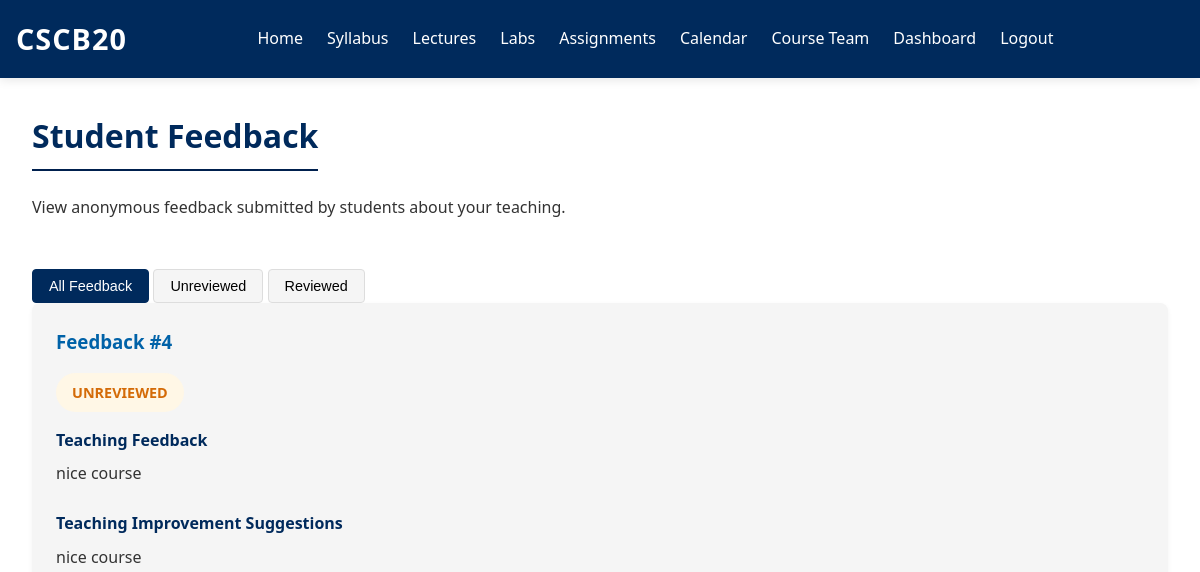
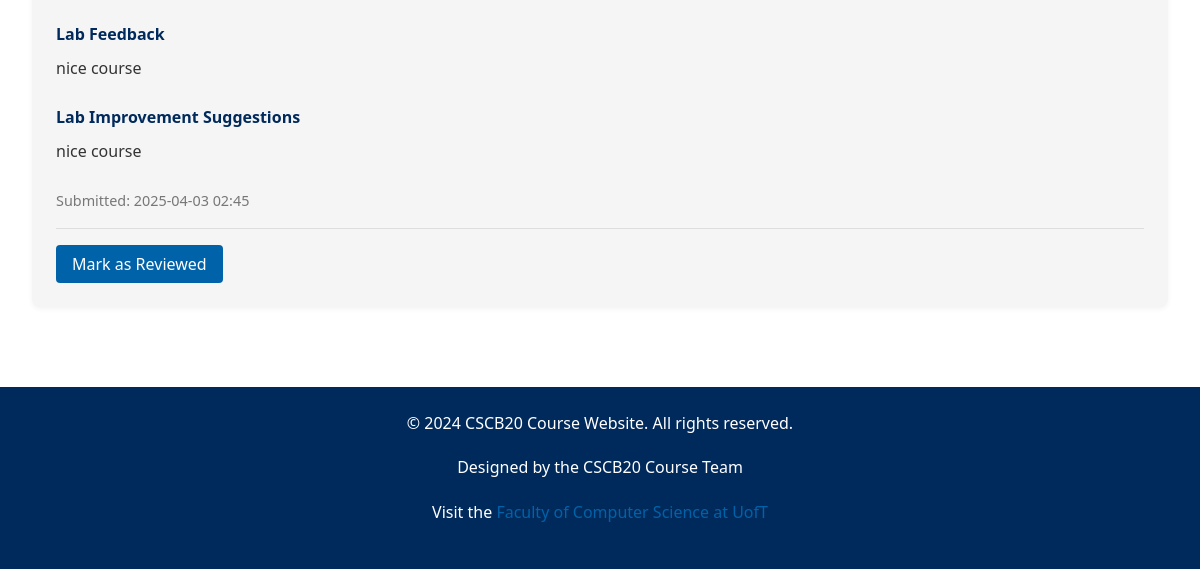
Before: /instructor/view-feedback (signed in) with the older database file (2 pictures, top to bottom).
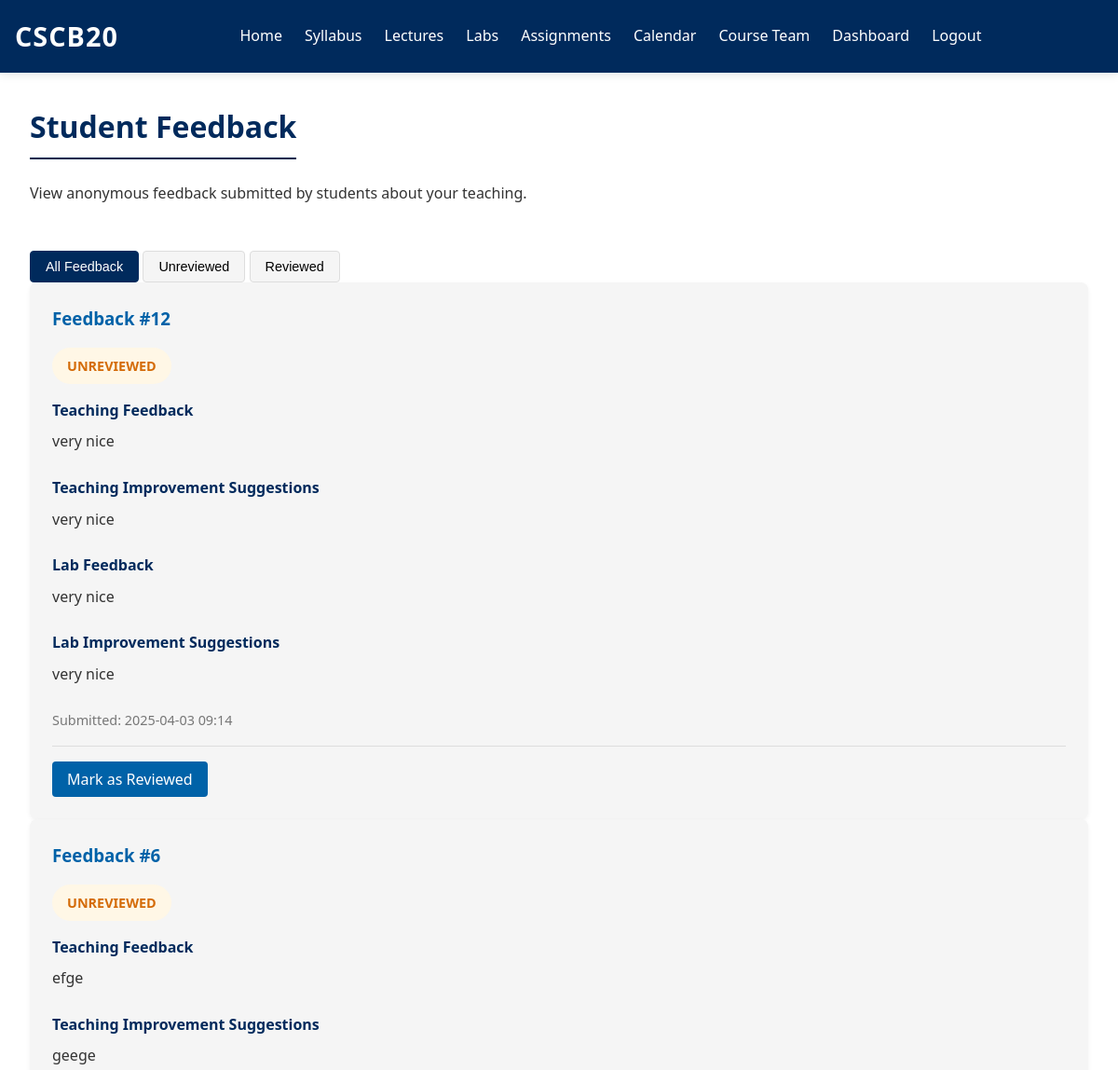
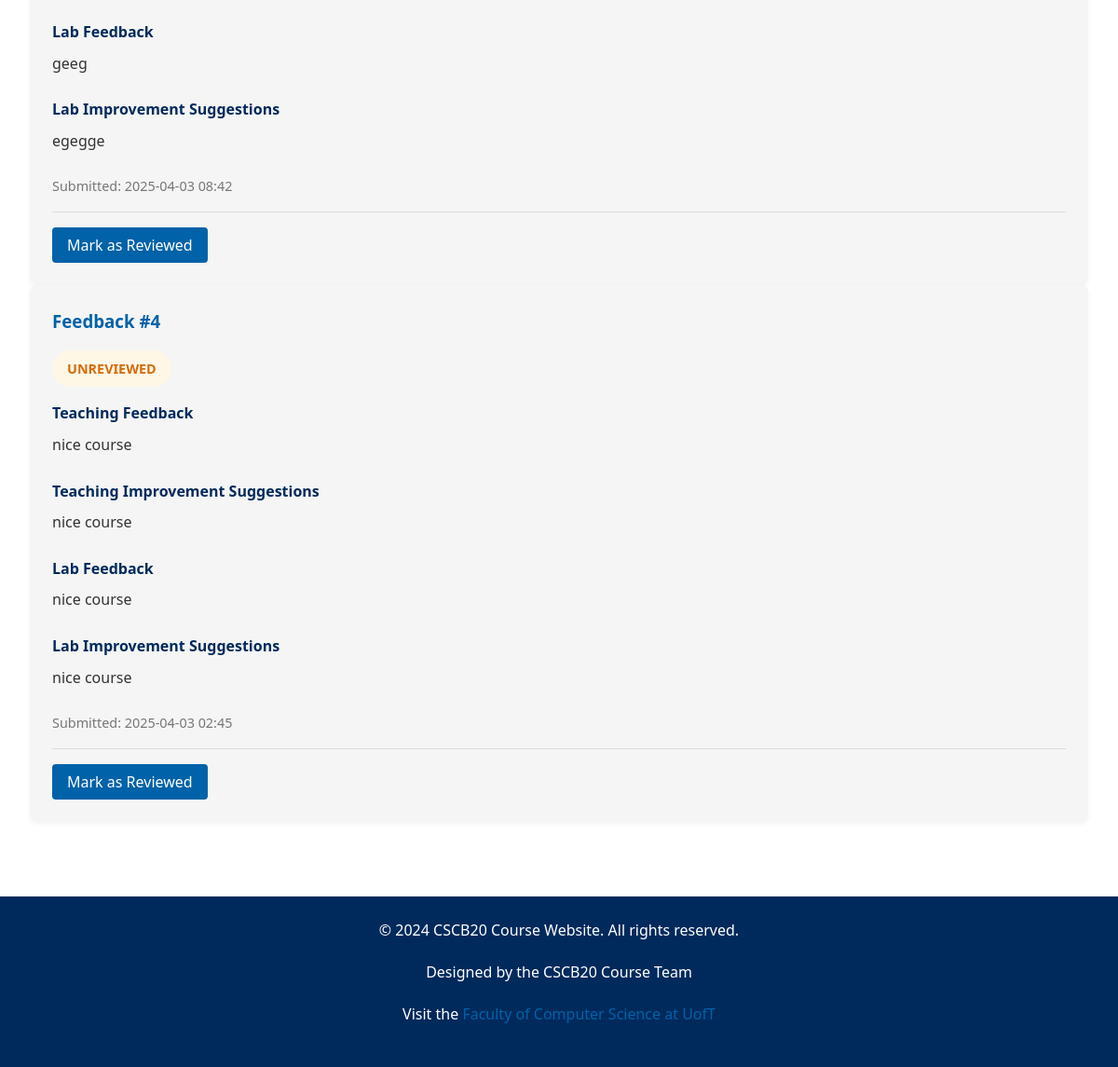
After: the same page with the newer database file (2 pictures, top to bottom).
### app.py (models this page shows, shortened)
class Feedback(db.Model):
    id = db.Column(db.Integer, primary_key=True)
    instructor_id = db.Column(db.Integer, db.ForeignKey('user.id'), nullable=False)
    teaching_feedback = db.Column(db.Text, nullable=False)
    teaching_improvement = db.Column(db.Text, nullable=False)
    lab_feedback = db.Column(db.Text, nullable=False)
    lab_improvement = db.Column(db.Text, nullable=False)
    created_at = db.Column(db.DateTime, default=datetime.utcnow)
    reviewed = db.Column(db.Boolean, default=False)

### app.py (the view)
    def wrapper(*args, **kwargs):
        if 'user_id' not in session:
            flash('Please log in to access this page', 'info')
            return redirect(url_for('login'))
        return route_function(*args, **kwargs)

### app.py (called while the page is built)
def login_required(route_function):
    def wrapper(*args, **kwargs):
        if 'user_id' not in session:
            flash('Please log in to access this page', 'info')
            return redirect(url_for('login'))
        return route_function(*args, **kwargs)
    wrapper.__name__ = route_function.__name__
    return wrapper

@app.route('/instructor/view-feedback')
@login_required
def view_feedback():
    if session['role'] != 'instructor':
        flash('Please log in as an instructor to access this page.', 'error')
        return redirect(url_for('login'))
    instructor_id = session['user_id']
    feedback = Feedback.query.filter_by(instructor_id=instructor_id).order_by(Feedback.created_at.desc()).all()
    return render_template('instructor/feedback.html', feedback=feedback)

### templates/instructor/feedback.html (shortened to what this page needs)
{% extends 'base.html' %}
{% block content %}
<section class="feedback-header">
    <h2>Student Feedback</h2>
    <p>View anonymous feedback submitted by students about your teaching.</p>
</section>
<section class="feedback-content">
    <div class="filter-buttons">
        <button class="filter-button active" data-filter="all">All Feedback</button>
        <button class="filter-button" data-filter="false">Unreviewed</button>
        <button class="filter-button" data-filter="true">Reviewed</button>
    </div>
    {% if feedback %}
    <div class="feedback-list">
        {% for item in feedback %}
        <div class="feedback-card" data-reviewed="{{ item.reviewed }}">
            <div class="feedback-header">
                <h3>Feedback #{{ item.id }}</h3>
                <span class="status-badge {{ 'reviewed' if item.reviewed else 'unreviewed' }}">
                    {{ 'Reviewed' if item.reviewed else 'Unreviewed' }}
                </span>
            </div>
            <div class="feedback-body">
                <div class="feedback-section">
                    <h3>Teaching Feedback</h3>
                    <p>{{ item.teaching_feedback }}</p>
                </div>
                <div class="feedback-section">
                    <h3>Teaching Improvement Suggestions</h3>
                    <p>{{ item.teaching_improvement }}</p>
                </div>
                <div class="feedback-section">
                    <h3>Lab Feedback</h3>
                    <p>{{ item.lab_feedback }}</p>
                </div>
                <div class="feedback-section">
                    <h3>Lab Improvement Suggestions</h3>
                    <p>{{ item.lab_improvement }}</p>
                </div>
                <div class="feedback-date">
                    Submitted: {{ item.created_at.strftime('%Y-%m-%d %H:%M') }}
                </div>
            </div>
            <div class="feedback-actions">
                {% if not item.reviewed %}
                <form method="POST" action="{{ url_for('mark_feedback_reviewed', feedback_id=item.id) }}">
                    <button type="submit" class="button">Mark as Reviewed</button>
                </form>
                {% else %}
                <span class="reviewed-badge">Reviewed</span>
                {% endif %}
            </div>
        </div>
        {% endfor %}
    </div>
    {% else %}
    <div class="no-feedback">
        <p>No feedback has been submitted yet.</p>
    </div>
    {% endif %}
</section>
{% endblock %}

### templates/base.html (shortened to what this page needs)
<!DOCTYPE html>
<html lang="en">
<head>
    <link rel="stylesheet" href="{{ url_for('static', filename='index.css') }}">
</head>
<body class="light-mode">
    <header class="sticky-header">
        <div class="logo">
            <h1>CSCB20</h1>
        </div>
        <nav>
            {% if session.get('user_id') %}
            <ul class="nav-links">
                <li><a href="{{ url_for('home') }}">Home</a></li>
                <li><a href="{{ url_for('syllabus') }}">Syllabus</a></li>
                <li><a href="{{ url_for('lectures') }}">Lectures</a></li>
                <li><a href="{{ url_for('labs') }}">Labs</a></li>
                <li><a href="{{ url_for('assignments') }}">Assignments</a></li>
                <li><a href="{{ url_for('calendar') }}">Calendar</a></li>
                <li><a href="{{ url_for('team') }}">Course Team</a></li>
                {% if session.get('role') == 'student' %}
                <li><a href="{{ url_for('student_dashboard') }}">Dashboard</a></li>
                {% elif session.get('role') == 'instructor' %}
                <li><a href="{{ url_for('instructor_dashboard') }}">Dashboard</a></li>
                {% endif %}
                <li><a href="{{ url_for('logout') }}">Logout</a></li>
            </ul>
            {% endif %}
        </nav>
    </header>
    <main>
        {% block content %}{% endblock %}
    </main>
    <footer>
        <p>&copy; 2024 CSCB20 Course Website. All rights reserved.</p>
        <p>Designed by the CSCB20 Course Team</p>
        <p>Visit the <a href="https://www.cs.utoronto.ca/" target="_blank">Faculty of Computer Science at UofT</a></p>
    </footer>
</body>
</html>

Changed rows visible on the page:
added Feedback: id "12", reviewed "UNREVIEWED", teaching_feedback "very nice", teaching_improvement "very nice", lab_feedback "very nice", lab_improvement "very nice", created_at "2025-04-03 09:14"
added Feedback: id "6", reviewed "UNREVIEWED", teaching_feedback "efge", teaching_improvement "geege", lab_feedback "geeg", lab_improvement "egegge", created_at "2025-04-03 08:42"
